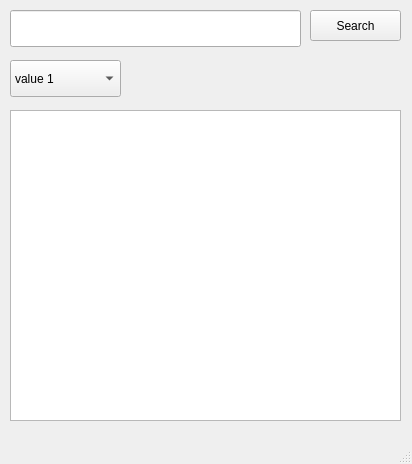
<?xml version="1.0" encoding="UTF-8"?>
<ui version="4.0">
 <class>MainWindow</class>
 <widget class="QMainWindow" name="MainWindow">
  <property name="geometry">
   <rect>
    <x>0</x>
    <y>0</y>
    <width>412</width>
    <height>464</height>
   </rect>
  </property>
  <property name="windowTitle">
   <string>Capston</string>
  </property>
  <widget class="QWidget" name="centralwidget">
   <widget class="QPushButton" name="pushButton">
    <property name="geometry">
     <rect>
      <x>310</x>
      <y>10</y>
      <width>91</width>
      <height>31</height>
     </rect>
    </property>
    <property name="text">
     <string>Search</string>
    </property>
   </widget>
   <widget class="QLineEdit" name="lineEdit">
    <property name="geometry">
     <rect>
      <x>10</x>
      <y>10</y>
      <width>291</width>
      <height>37</height>
     </rect>
    </property>
   </widget>
   <widget class="QComboBox" name="comboBox">
    <property name="geometry">
     <rect>
      <x>10</x>
      <y>60</y>
      <width>111</width>
      <height>37</height>
     </rect>
    </property>
    <item>
     <property name="text">
      <string>value 1</string>
     </property>
    </item>
    <item>
     <property name="text">
      <string>value 2</string>
     </property>
    </item>
    <item>
     <property name="text">
      <string>value 3</string>
     </property>
    </item>
    <item>
     <property name="text">
      <string>value 4</string>
     </property>
    </item>
   </widget>
   <widget class="QPlainTextEdit" name="plainTextEdit">
    <property name="geometry">
     <rect>
      <x>10</x>
      <y>110</y>
      <width>391</width>
      <height>311</height>
     </rect>
    </property>
   </widget>
  </widget>
  <widget class="QMenuBar" name="menubar">
   <property name="geometry">
    <rect>
     <x>0</x>
     <y>0</y>
     <width>412</width>
     <height>22</height>
    </rect>
   </property>
  </widget>
  <widget class="QStatusBar" name="statusbar">
   <property name="enabled">
    <bool>true</bool>
   </property>
  </widget>
 </widget>
 <resources/>
 <connections/>
</ui>
